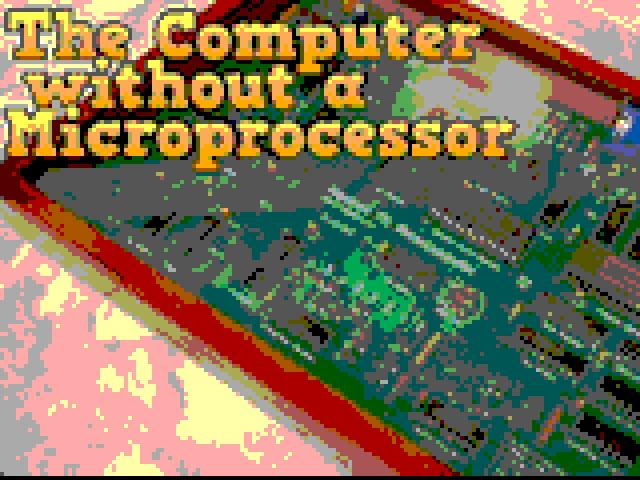
#> input picture Contrib/tbraun-de/tools/gigatron.png.gigatronified.jpg, 640 x 480 px
$ python img2gasm.py gigatron.png.gigatronified.jpg shuttle.png.gigatronified.jpg
#> lines starting #> are read from the running program, lines starting #| are printed output that depends on the picture; long printed decimals are rounded
#!/usr/local/bin/python3

from PIL import Image
import PIL
from array import array
import sys

copyLinesCode1 = """
xysource   EQU    0x30
xsource    EQU    0x30
ysource    EQU    0x31
xydest     EQU    0x32
ydest      EQU    0x33
xdest      EQU    0x32
cnt        EQU    0x34

copy_lines LDI     0xB0
           ST      cnt
"""
copyLinesCode2 = """           STW     xysource
           LDWI    0x5900
           STW     xydest
copy_next  LDW     xysource
           PEEK    xysource
           POKE    xydest
           INC     xsource
           INC     xdest
           INC     cnt
           LD      cnt
           BNE     copy_next
           ; when we're here, the line has been fully copied
           LD      xdest
           SUBI    0x50          ; have we just finished the first halv of a line?
           BEQ     next_half
           ; if not continue with the next line
           LDI     0x00
           ST      xdest
           INC     ydest
           LD      ydest
           SUBI    0x5c
           BEQ     end_copy      ; we copied all lines when ydest has reached 0x5c
next_half  LDI     0xa0
           ST      xsource
           INC     ysource
           LDI     0xB0
           ST      cnt
           BRA     copy_next

end_copy   RET
"""

if(len(sys.argv) != 3):
  print("Usage: img2gasm.py <input.jpg> <output.gasm>")
  exit(0)

im = Image.open(sys.argv[1])
#> im is the input picture: PIL image 640x480 RGB; mean R, G, B 124.9, 112.9, 85.1
rgb_im = im.convert('RGB')
size = rgb_im.size
#> size = (640, 480)
print("Image size: " + str(size))
#| Image size: (640, 480)
scalefactor = min(1 / (size[0]/160), 1 / (size[1]/120))
#> scalefactor = 0.25
print("Scalefactor: " + str(scalefactor))
#| Scalefactor: 0.25
newsize = tuple(int(scalefactor*x) for x in size)
#> newsize = (160, 120)
print("Scaled image size: " + str(newsize))
#| Scaled image size: (160, 120)
scaled_rgb_im = rgb_im.resize(newsize, resample=PIL.Image.LANCZOS)
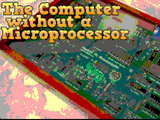
#> scaled_rgb_im: PIL image 160x120 RGB; mean R, G, B 124.9, 113, 85.2

output_im = Image.new(mode="RGB", size=(160, 120))
#> output_im: PIL image 160x120 RGB; every value is 0

# we split lines 81, 82 and 83 and store the data behind line 154, 155, 156, 157, 158 and 159
lineHalves = []
for y in range(0, newsize[1]):
  lineHalves.append(["", ""])
  for x in range(0, newsize[0]):
    r, g, b = scaled_rgb_im.getpixel((x, y))
    value = (int(round(r / 85))) + (int(round(g / 85)) << 2) + (int(round(b / 85)) << 4)
    output_im.putpixel((x, y), ((int(round(r / 85))) * 85, (int(round(g / 85))) * 85, (int(round(b / 85))) * 85))
    if(x < 80):
      lineHalves[y][0] += hex(value) + " "
    else:
      lineHalves[y][1] += hex(value) + " "
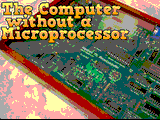
#> output_im: PIL image 160x120 RGB; mean R, G, B 125.2, 112.7, 84.2
#> after the loop, lineHalves = 120 items


gasm = open(sys.argv[2], "w")
gasm.write("""_callTable_ EQU     0x007E      ; call addresses are automatically stored here by the assembler, it grows downwards,
                                        ; make sure it doesn't crash into anything important

           CALL       copy_lines
loop       BRA loop
""");
height = len(lineHalves)
#> height = 120

for y in range(0, height):
  if(y < 81 or y > 83):
    gasm.write("LINE" + str(y) + "      EQU    " + hex(0x0800 + (y*256)) + "\n")
    gasm.write("LINE" + str(y) + "      DB " + lineHalves[y][0] + lineHalves[y][1])
  if(y == height - 7):
    gasm.write("\n" + copyLinesCode1)
    gasm.write("           LDWI    " + hex(0x08a0 + ((height-6)*256)) + "\n")
    gasm.write(copyLinesCode2)
  if(y == height - 6):
    gasm.write(lineHalves[81][0])
  if(y == height - 5):
    gasm.write(lineHalves[81][1])
  if(y == height - 4):
    gasm.write(lineHalves[82][0])
  if(y == height - 3):
    gasm.write(lineHalves[82][1])
  if(y == height - 2):
    gasm.write(lineHalves[83][0])
  if(y == height - 1):
    gasm.write(lineHalves[83][1])
  gasm.write("\n")

scaled_output_im = output_im.resize((640, 480), resample=PIL.Image.BOX)
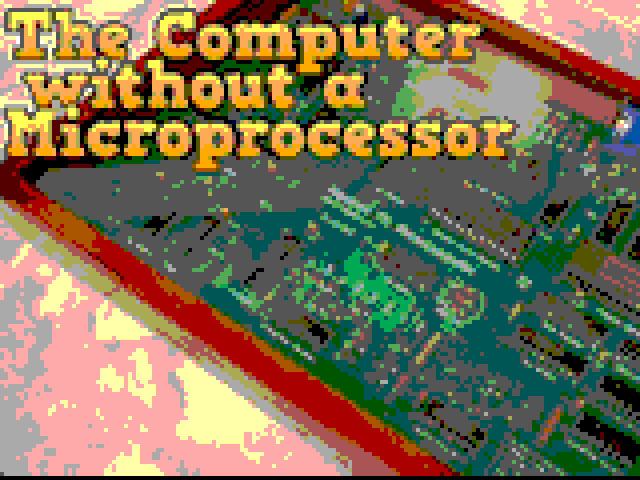
#> scaled_output_im: PIL image 640x480 RGB; mean R, G, B 125.2, 112.7, 84.2
scaled_output_im.save(sys.argv[1] + ".gigatronified.jpg", format="JPEG")

$ run again, on Contrib/tbraun-de/tools/shuttle.png
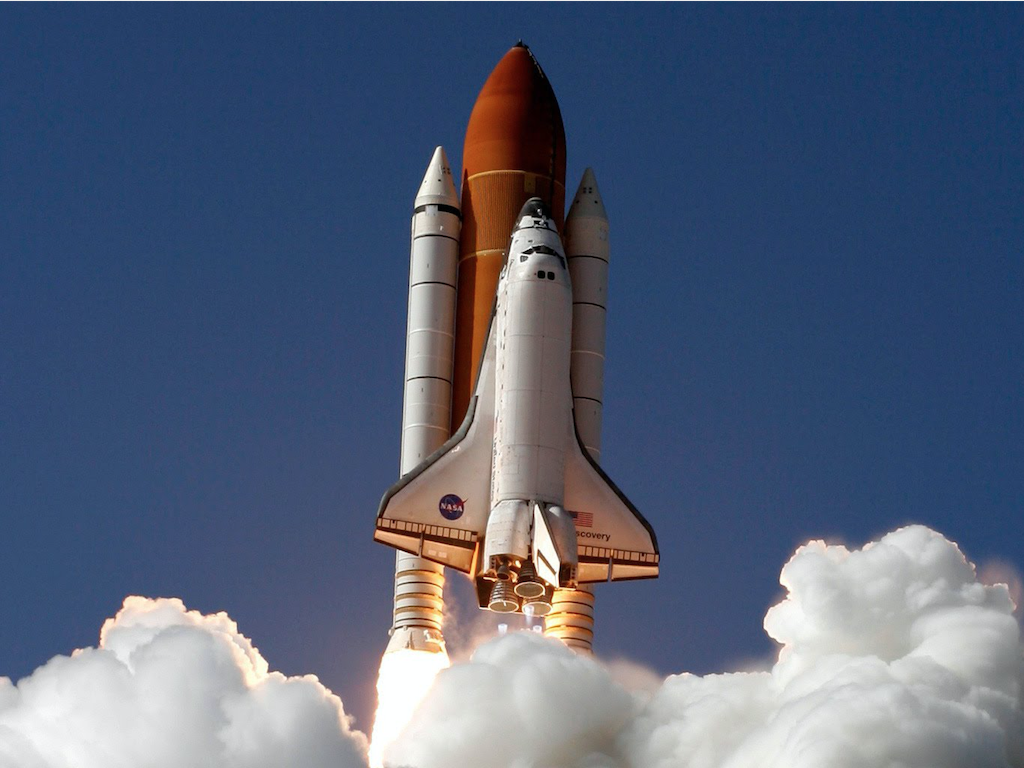
#> input picture Contrib/tbraun-de/tools/shuttle.png, 1024 x 768 px
#> im is the input picture: PIL image 1024x768 RGBA; mean R, G, B, A 85.2, 97.2, 120.8, 255
#| Image size: (1024, 768)
#| Scalefactor: 0.1562
#| Scaled image size: (160, 120)
#> after the loop `for y in range(0, newsize[1]):`:
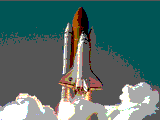
#> output_im: PIL image 160x120 RGB; mean R, G, B 81.1, 108.2, 105.7
#> after the loop `for y in range(0, newsize[1]):`: lineHalves = 120 items
#> height = 120
#> `scaled_output_im = output_im.resize((640, 480), resample=PIL.Image.BOX)`:
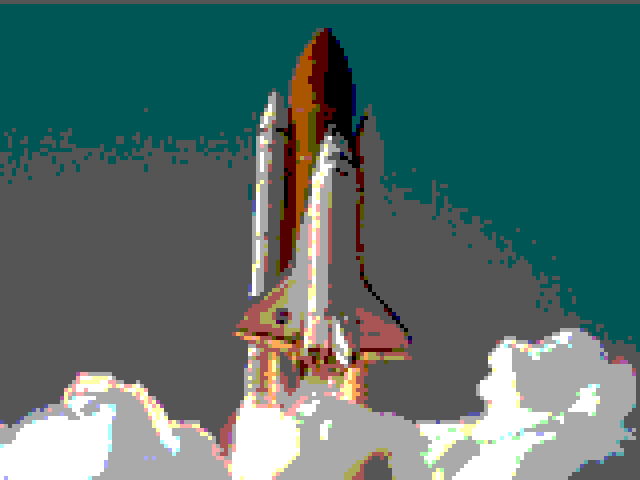
#> scaled_output_im: PIL image 640x480 RGB; mean R, G, B 81.1, 108.2, 105.7
